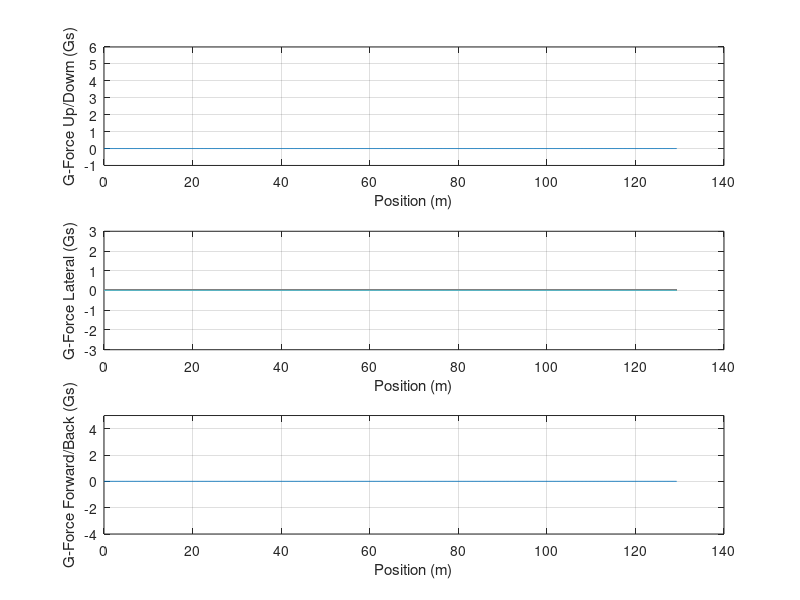
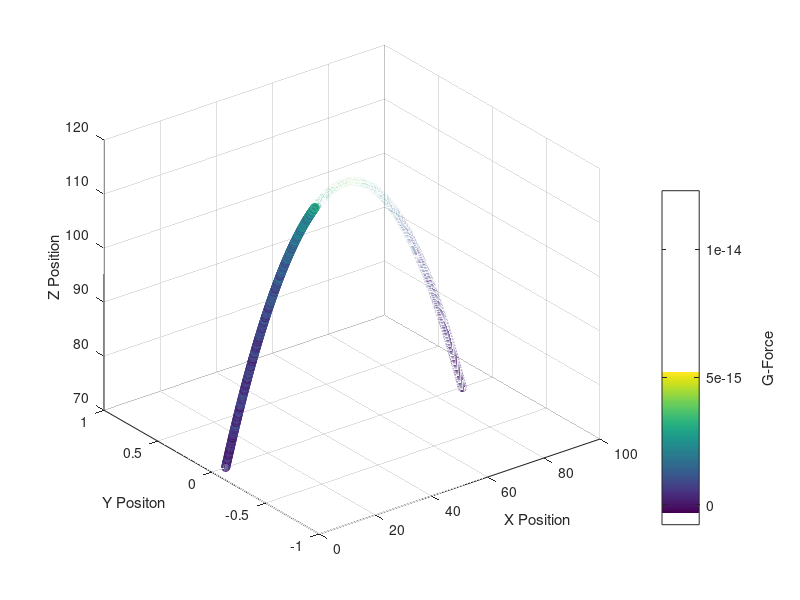
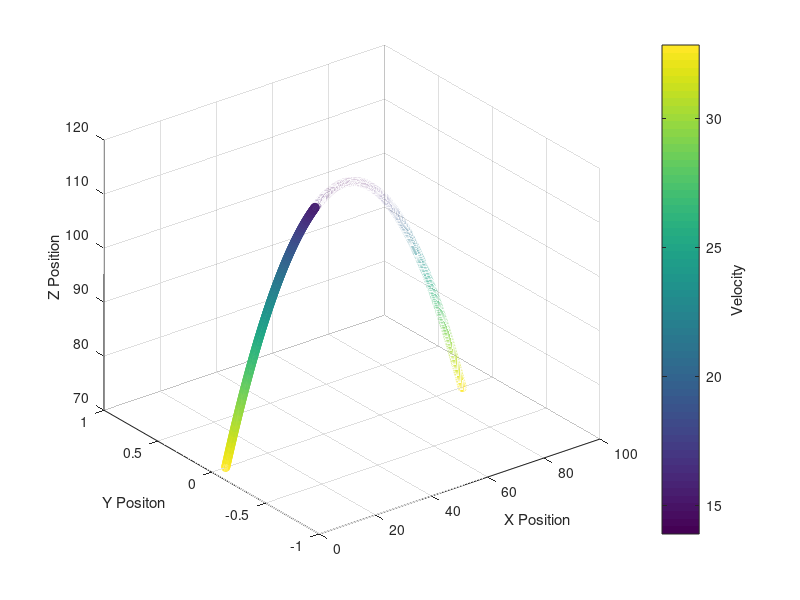

Source code (MATLAB) for these figures, in order:
clc;
clear ;
close all;

%% PARABOLA

%Initial Values
h0 = 125;
base = 70;
g = 9.81;
theta0 = 65;
x0 = 5; %Initial x position
y_plane = 0;

%Calculatev Values
v0 = sqrt(2*g*(h0-base));
xf = x0 + (v0^2*sind(2*theta0))/g; %Uses rng eq to find where it's level
y=zeros(1,1000) + y_plane; %Calculates the y values

% Parabola diagram
x = linspace(x0, xf, 1000); %Interval
z = ((x-x0).*tand(theta0) - ((g.*((x-x0).^2))/(2*v0^2*(cosd(theta0))^2)))+base; %Solves for z

dzdx = tand(theta0) - (g.*(x-x0))/(v0^2*(cosd(theta0)^2));
d2zdx2 = -g/(v0^2*cosd(theta0)^2);

rho = ((1+(dzdx.^2)).^(3/2))./abs(d2zdx2);
theta = atand(dzdx);
v = sqrt(2*g.*(h0-z));
G_force = cosd(theta)-((v.^2)./(g.*rho));

parabola_length = 129.29068;
position_vec = linspace(0,parabola_length,1000);

%% Plots
%Plot
% plot(x,z)
% xlabel('X position (m)');
% ylabel('Z position (m)');
% grid on;

subplot(3,1,1)
plot(position_vec, G_force)
grid on;
ylim([-1 6])
xlabel('Position (m)');
ylabel('G-Force Up/Dowm (Gs)');

subplot(3,1,2)
lat_gs = zeros(length(position_vec));
plot(position_vec, lat_gs)
grid on;
ylim([-3 3])
xlabel('Position (m)');
ylabel('G-Force Lateral (Gs)');

subplot(3,1,3)
lat_gs = zeros(length(position_vec),1);
plot(position_vec, lat_gs)
grid on;
ylim([-4 5])
xlabel('Position (m)');
ylabel('G-Force Forward/Back (Gs)');


%G-Force Plot
figure();
scatter3(x,y,z,[],G_force)
colormap;
cb = colorbar();
ylabel(cb,'G-Force')
ylabel('Y Positon')
xlabel('X Position')
zlabel('Z Position')

%Velocity Plot
figure();
scatter3(x,y,z,[],v)
colormap;
cb = colorbar();
ylabel(cb,'Velocity')
ylabel('Y Positon')
xlabel('X Position')
zlabel('Z Position')

